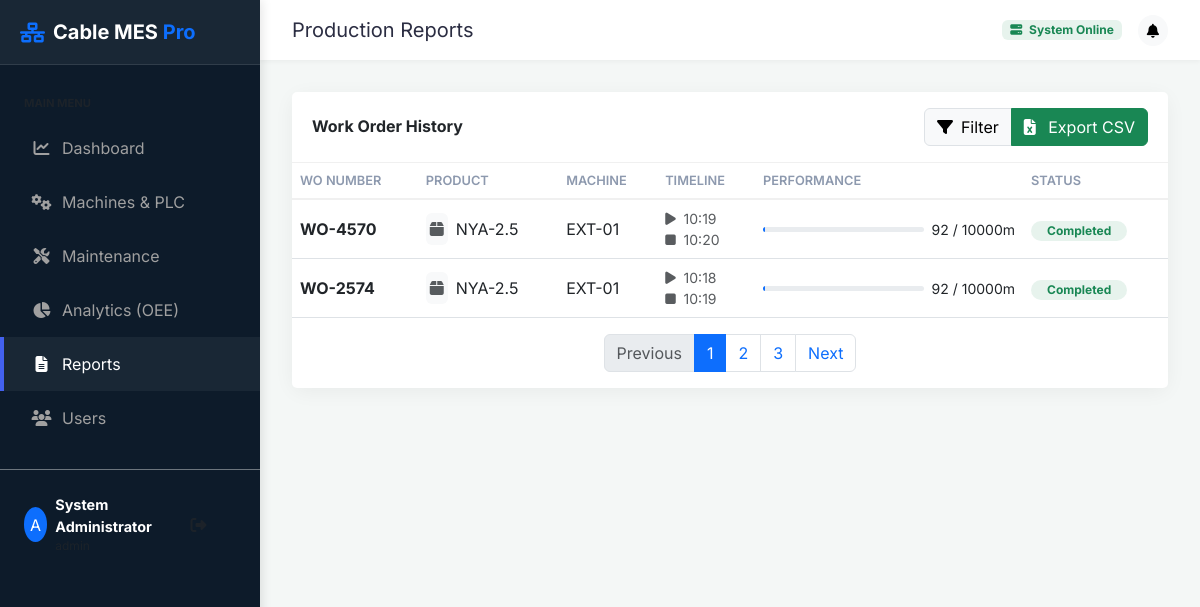
The page /admin/reports (signed in) on the database as committed earlier.
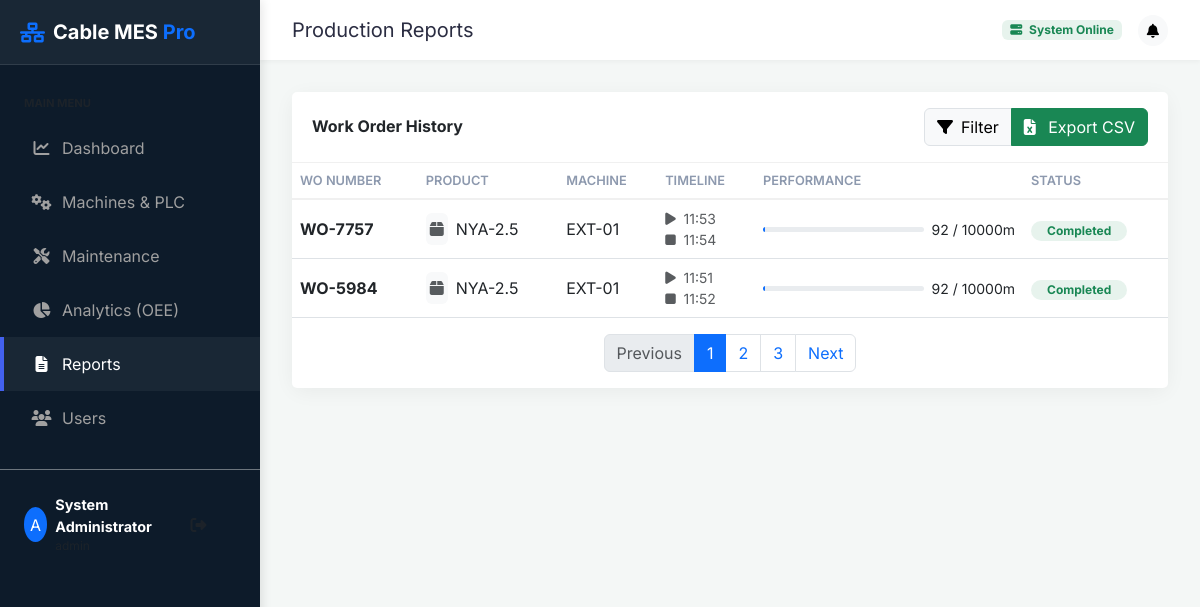
The same page on the database as committed later.
### cable_mes/models.py (models this page shows, shortened)
class WorkOrder(Base):
    __tablename__ = 'work_orders'
    id = Column(Integer, primary_key=True)
    order_number = Column(String(50), unique=True, nullable=False)
    product_id = Column(Integer, ForeignKey('products.id'), nullable=False)
    machine_id = Column(Integer, ForeignKey('machines.id'), nullable=False)
    target_length_m = Column(Float, nullable=False)
    produced_length_m = Column(Float, default=0.0)
    status = Column(String(20), default='PLANNED')
    start_time = Column(DateTime)
    end_time = Column(DateTime)
    product = relationship('Product')
    machine = relationship('Machine')

class Product(Base):
    __tablename__ = 'products'
    id = Column(Integer, primary_key=True)
    code = Column(String(50), unique=True, nullable=False)
    name = Column(String(100), nullable=False)
    target_diameter_mm = Column(Float, nullable=False)
    tolerance_mm = Column(Float, nullable=False)
    target_speed_m_min = Column(Float, default=100.0)

class Machine(Base):
    __tablename__ = 'machines'
    id = Column(Integer, primary_key=True)
    name = Column(String(50), unique=True, nullable=False)
    type = Column(String(50))
    status = Column(String(20), default='IDLE')
    plc_ip = Column(String(15))
    plc_port = Column(Integer, default=502)
    plc_slave_id = Column(Integer, default=1)
    reg_speed = Column(Integer, default=0)
    reg_temp = Column(Integer, default=1)
    reg_diameter = Column(Integer, default=2)

### app.py (the view)
@app.route('/admin/reports')
@login_required
def admin_reports():
    if current_user.role != UserRole.ADMIN: return "Access Denied", 403
    work_orders = WorkOrder.query.order_by(WorkOrder.id.desc()).all()
    return render_template('reports.html', work_orders=work_orders)

### app.py (called while the page is built)
@app.teardown_appcontext
def shutdown_session(exception=None):
    db_session.remove()

@login_manager.user_loader
def load_user(user_id):
    return User.query.get(int(user_id))

### templates/reports.html (shortened to what the changed rows need)
{% extends "base.html" %}
{% block content %}
<div class="row mb-4">
    <div class="col-12">
        <div class="card">
            <div class="table-responsive">
                <table class="table align-middle mb-0 table-hover">
                    <thead class="bg-light">
                        <tr>
                            <th>WO Number</th>
                            <th>Product</th>
                            <th>Machine</th>
                            <th>Timeline</th>
                            <th>Performance</th>
                            <th>Status</th>
                        </tr>
                    </thead>
                    <tbody>
                        {% for wo in work_orders %}
                        <tr>
                            <td>
                                <span class="fw-bold text-dark">{{ wo.order_number }}</span>
                            </td>
                            <td>
                                <div class="d-flex align-items-center">
                                    <div class="bg-light rounded p-1 me-2"><i class="fas fa-box text-muted"></i></div>
                                    {{ wo.product.code }}
                                </div>
                            </td>
                            <td>{{ wo.machine.name }}</td>
                            <td>
                                <div class="small text-muted">
                                    <i class="fas fa-play me-1"></i> {{ wo.start_time.strftime('%H:%M') if wo.start_time else '--:--' }}<br>
                                    <i class="fas fa-stop me-1"></i> {{ wo.end_time.strftime('%H:%M') if wo.end_time else '--:--' }}
                                </div>
                            </td>
                            <td>
                                <div class="d-flex align-items-center">
                                    <div class="progress flex-grow-1 me-2" style="height: 5px; width: 100px;">
                                        {% set pct = (wo.produced_length_m / wo.target_length_m * 100) if wo.target_length_m > 0 else 0 %}
                                    </div>
                                    <small>{{ wo.produced_length_m | int }} / {{ wo.target_length_m | int }}m</small>
                                </div>
                            </td>
                            <td>
                                {% if wo.status == 'COMPLETED' %}
                                    <span class="badge bg-success bg-opacity-10 text-success rounded-pill px-3">Completed</span>
                                {% elif wo.status == 'IN_PROGRESS' %}
                                    <span class="badge bg-primary bg-opacity-10 text-primary rounded-pill px-3">Running</span>
                                {% else %}
                                    <span class="badge bg-secondary bg-opacity-10 text-secondary rounded-pill px-3">{{ wo.status }}</span>
                                {% endif %}
                            </td>
                        </tr>
                        {% endfor %}
                    </tbody>
                </table>
            </div>
        </div>
    </div>
</div>
{% endblock %}

Rows that differ between the two databases and show on the page:
changed WorkOrder (number 1 of 2 on the later page): order_number "WO-4570" → "WO-7757"; start_time "10:19" → "11:53"; end_time "10:20" → "11:54"
changed WorkOrder (number 2 of 2 on the later page): order_number "WO-2574" → "WO-5984"; start_time "10:18" → "11:51"; end_time "10:19" → "11:52"
